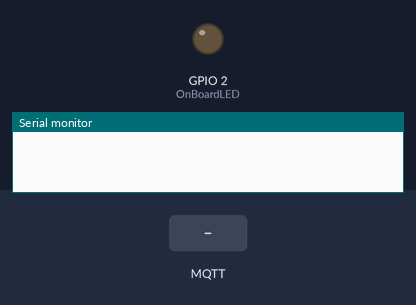
Recording of a program running on a simulated ESP8266 (NodeMCU). Parts: output pins drawn as LEDs (lit = HIGH), the last lines printed to the serial monitor. Dashed ring = blinking. The inputs (shaded band) are chosen by the test bench. WiFi joins after 1.5 s; servers stay silent unless stated; storage starts empty; no MQTT or app messages arrive unless stated.

Above: at 0.0 s.
At 4.7 s:
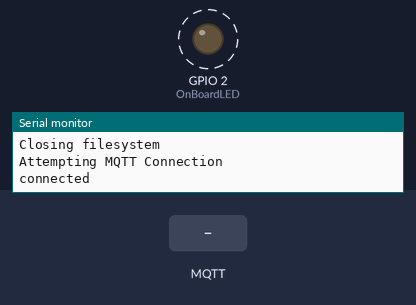
4.8 s: MQTT message "DeviceName" arrives on the first subscribed topic
7.0 s: MQTT message "1" arrives on the first subscribed topic
9.0 s: MQTT message "on" arrives on the first subscribed topic
Timing chart, 0 to 17.0 s (numbered marks = the images above; inputs shaded):
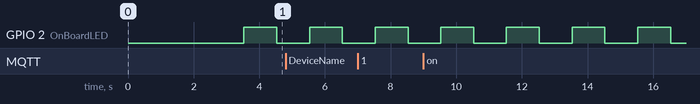

Measured:
- by itself, GPIO 2 (OnBoardLED): alternates HIGH for 1.0 s and LOW for 1.0 s

The program:

main.cpp
```cpp
//includes
#include <Arduino.h>
#include <ESP8266WiFi.h>
#include <FS.h>
#include <ArduinoJson.h>
#include <Ultrasonic.h>
#include <PubSubClient.h>

//defines
#define OnBoardLED 2
#define TRIG_PIN 16
#define ECHO_PIN 0
#define MillisecondsInADay 86400000

void callback(char *topic, byte *payload, unsigned int length);
//variables
bool ledStatus;
String ssid;
String password;
String output;
String publishTopic;
String readTopic;
String deviceName;

const char *AWS_endpoint = "a2oe8lf2wwvqnz.iot.us-east-2.amazonaws.com"; //MQTT broker ip
long lastMsg = 0;
long lastBlinkStatusChange = 0;

Ultrasonic us(TRIG_PIN, ECHO_PIN);
WiFiClientSecure espClient;
PubSubClient client(AWS_endpoint, 8883, callback, espClient);

//Used by application.
void BeginSPIFFS();
void EndSPIFFS();
void ReadWiFiConfig();
void SetupWiFiConnection();
void ProcessCertificatesAndKey();
void MeasureUltrasound();
void BlinkLED();
void ReconnectToAWS();
void CheckIfRebootNeeded();
//Arduion methods
void setup()
{
    //code for defaults; can be overwritten down below.
    publishTopic = "/distanceFromIoT";
    readTopic = "/distanceToIoT/#";
    deviceName = "NatGarage";
    // put your setup code here, to run once:
    pinMode(OnBoardLED, OUTPUT);

    Serial.begin(115200);
    delay(2000);
    while (!Serial)
        ;
    Serial.println();
    BeginSPIFFS();
    SetupWiFiConnection();
    ProcessCertificatesAndKey();
    EndSPIFFS();
}

void loop()
{
    // put your main code here, to run repeatedly:
    MeasureUltrasound();
    BlinkLED();
    if (!client.loop())
    {
        ReconnectToAWS();
    }
    CheckIfRebootNeeded();
}
```

Methods.cpp
```cpp
//includes
#include <Arduino.h>
#include <ESP8266WiFi.h>
#include <FS.h>
#include <ArduinoJson.h>
#include <Ultrasonic.h>
#include <PubSubClient.h>
#include <string.h>

//defines
#define OnBoardLED 2
#define TRIG_PIN 16
#define ECHO_PIN 0
#define MillisecondsInADay 86400000

//variables
extern bool ledStatus;
extern String ssid;
extern String password;
extern String output;
extern String publishTopic;
extern String readTopic;
extern String deviceName;

extern const char *AWS_endpoint;
extern long lastMsg;
extern long lastBlinkStatusChange;

extern Ultrasonic us;
extern WiFiClientSecure espClient;
extern PubSubClient client;

void BeginSPIFFS()
{
    if (!SPIFFS.begin())
    {
        Serial.println("Failed to mount file system");
        return;
    }
    Serial.println("File system is working");
}
void EndSPIFFS()
{
    Serial.println("Closing filesystem");
    SPIFFS.end();
}

void ReadWiFiConfig()
{
    if (ssid == NULL || ssid.equals(""))
    {
        if (!SPIFFS.exists("/WiFi.json"))
        {
            Serial.println("WiFi configuration not found; Nothing usful will be done!");
            return;
        }
        File f = SPIFFS.open("/WiFi.json", "r");
        if (!f)
        {
            Serial.println("WiFi configuration file not readable. End of story");
            return;
        }
        int fileSize = f.size();
        if (fileSize >= 400)
        {
            Serial.println("Did not expect WiFi.json larger than 400 bytes; End of stroy.");
            return;
        }
        Serial.printf("\nWifi.json file size = %d\n", fileSize);
        uint8_t buffer[400];
        int bytesRead = f.read(buffer, 400);
        buffer[bytesRead] = 0;
        String fileContent = (char *)buffer;
        DynamicJsonBuffer jsonBuffer(512);
        JsonObject &root = jsonBuffer.parse(fileContent, 2);
        ssid = (const char *)root["ssid"];
        password = (const char *)root["password"];
        //Serial.printf ("File values %s, %s\n", ssid.c_str(), password.c_str());
        f.close();
    }
    return;
}
void SetupWiFiConnection()
{
    if (WiFi.status() == WL_CONNECTED)
    {
        return;
    }
    ReadWiFiConfig();
    WiFi.begin(ssid.c_str(), password.c_str());

    Serial.print("Connecting");
    while (WiFi.status() != WL_CONNECTED)
    {
        delay(500);
        Serial.print(".");
    }
    Serial.println();

    Serial.print("Connected, IP address: ");
    Serial.println(WiFi.localIP());
}

void ReconnectToAWS()
{
    while (!client.connected())
    {
        SetupWiFiConnection();
        Serial.println("Attempting MQTT Connection");
        if (client.connect("Distance"))
        {
            Serial.println("connected");
            client.publish(publishTopic.c_str(), output.c_str());
            client.subscribe(readTopic.c_str());
        }
        else
        {
            Serial.print("Failed to connect to AWS");
            Serial.println(client.state());
            Serial.println("Retrying after 5 seconds");
            delay(5000);
        }
    }
}

void ProcessCertificatesAndKey()
{
    File cert = SPIFFS.open("/cert.der", "r");
    if (!cert)
    {
        Serial.println("Failed to open cert file");
        return;
    }
    delay(1000);
    if (!espClient.loadCertificate(cert))
    {
        Serial.println("Certificate not loade");
        return;
    }
    File privateKey = SPIFFS.open("/private.der", "r");
    if (!privateKey)
    {
        Serial.println("Failed to open private file");
        return;
    }
    delay(1000);
    if (!espClient.loadPrivateKey(privateKey))
    {
        Serial.println("Private key not loade");
        return;
    }
    Serial.println("Keys loaded!");
    Serial.print("Heap: ");
    Serial.println(ESP.getFreeHeap());
}

void callback(char *topic, byte *payload, unsigned int length)
{
    if (strstr(topic, "DeviceName"))
    {
        DynamicJsonBuffer jsonBuffer(512);
        JsonObject &root = jsonBuffer.parse((const char *)payload);
        if (root.success())
        {
            // /distanceToIoT/DeviceName
            /*
            {
                "deviceName": "FirstDevice"
            }
            */
           const char *a = root["deviceName"];
           Serial.printf("deviceName sent was %s\n", a);
            String outObj;
            root.prettyPrintTo(outObj);
            Serial.println(outObj);

            deviceName = a;
        }
    }
    Serial.print("Message arrived [");
    Serial.print(topic);
    Serial.print("] ");
    for (unsigned int i = 0; i < length; i++)
    {
        Serial.print((char)payload[i]);
    }
    Serial.println();
}
void MeasureUltrasound()
{
    long now = millis();
    if (now < lastMsg) //handle rollover
    {
        lastMsg = now;
    }
    if (now - lastMsg < 60000)
    {
        return;
    }
    lastMsg = now;
    Serial.println("Measuring values from sensor:hc-sr04");
    us.measure();
    float valuse_in_cm = us.get_cm();
    float value_in_inch = valuse_in_cm / 2.54;

    DynamicJsonBuffer jsonBuffer;
    JsonObject &root = jsonBuffer.createObject();
    root["distance"] = value_in_inch;
    root["deviceName"] = deviceName;
    output = "";
    root.printTo(output);
    ReconnectToAWS();
    if (!client.publish(publishTopic.c_str(), output.c_str()))
    {
        Serial.println("Publish returned false");
    }
    //Comment out this when not needed
    Serial.println(output);
}

void BlinkLED()
{
    long now = millis();
    if (now < lastBlinkStatusChange)
    {
        lastBlinkStatusChange = now;
    }
    if (now - lastBlinkStatusChange < 1000)
    {
        return;
    }
    lastBlinkStatusChange = now;
    ledStatus = ledStatus == true ? false : true;
    digitalWrite(OnBoardLED, ledStatus == true ? HIGH : LOW);
}
void CheckIfRebootNeeded()
{
    long now = millis();
    if (now >= MillisecondsInADay)
    {
        ESP.restart();
    }
}
```
